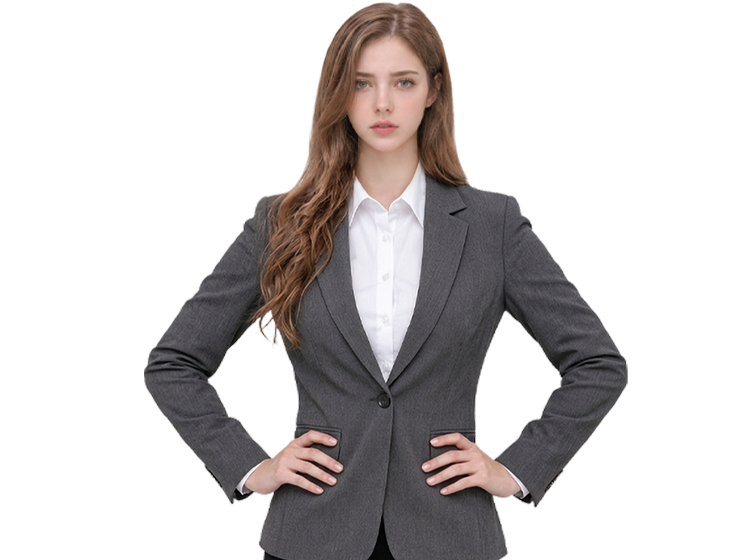
#> input picture assets/confident.png, 752 x 560 px; its folder holds 7 pictures in this run
$ python make_hide_placeholders.py
#> lines starting #> are read from the running program, lines starting #| are printed output that depends on the picture
#!/usr/bin/env python3
"""v8.7: placeholder pictures. her_home.png (moved-in look, copy of confident.png), her_home_yoga.png (yoga everyday picture, copy of her_cover.png),
her_hide_d8.png / her_hide_yoga.png (she hides behind her bedroom door, drawn over the door picture). Replace the files in assets/ with the real art (same names).
Her pictures are drawn over the background, so keep the transparent areas transparent; the hide pictures may also be full 752x560 pictures."""
import os
from PIL import Image, ImageDraw, ImageFont
root = os.path.join(os.path.dirname(os.path.abspath(__file__)), "..", "assets")
def load(n): return Image.open(os.path.join(root, n)).convert("RGBA")
#> called with n = 'confident.png'
#> returned value is the input picture: PIL image 752x560 RGBA; mean R, G, B, A 181.8, 176.6, 175.7, 85.7
try: font = ImageFont.truetype("DejaVuSans-Bold.ttf", 30)
except Exception: font = ImageFont.load_default()
def label(im, t1, t2):
#> called with t1 = 'PLACEHOLDER: MOVED IN', t2 = 'her_home.png'
    d = ImageDraw.Draw(im); w, h = im.size
#> after `w, h = im.size`: w = 752; h = 560
    d.rectangle([0, h // 2 - 70, w, h // 2 + 40], fill=(0, 0, 0, 200))
    d.text((w // 2, h // 2 - 35), t1, font=font, fill=(255, 255, 255, 255), anchor="mm")
    d.text((w // 2, h // 2 + 5), t2, font=font, fill=(250, 215, 90, 255), anchor="mm")
    return im
def save(im, n): im.save(os.path.join(root, n))
#> called with n = 'her_home.png'
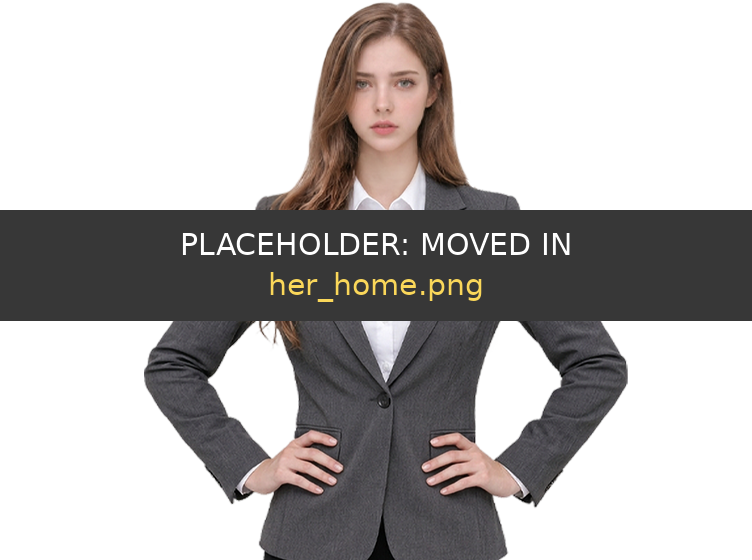
#> saved as her_home.png: PIL image 752x560 RGBA; mean R, G, B, A 150.3, 145.6, 144, 102.9; transparent parts drawn white
save(label(load("confident.png"), "PLACEHOLDER: MOVED IN", "her_home.png"), "her_home.png")
save(label(load("her_cover.png"), "PLACEHOLDER: YOGA OUTFIT", "her_home_yoga.png"), "her_home_yoga.png")
#> (the run stopped early here; a loop or call above may not have finished)
